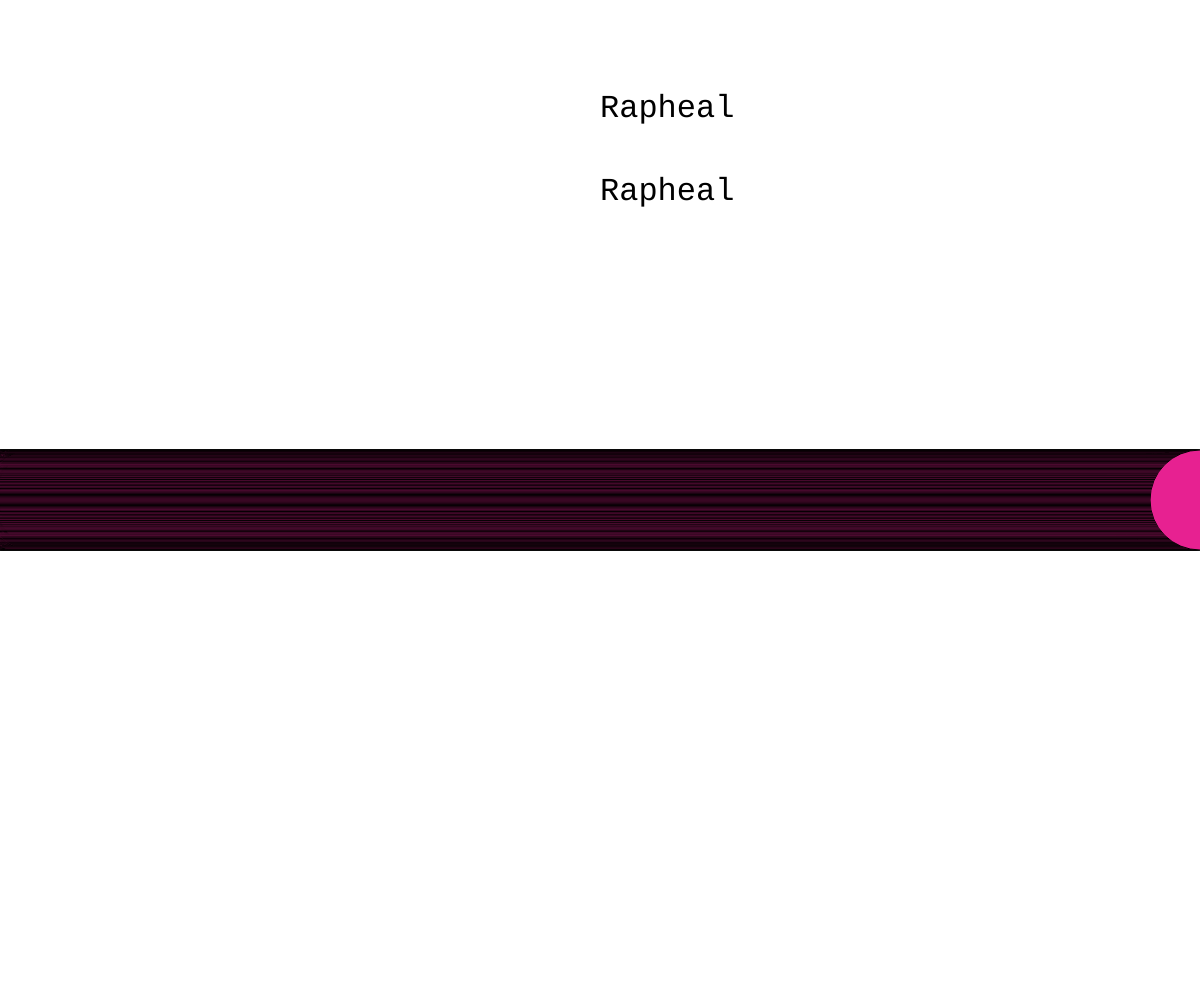
Frame 1 (no input)
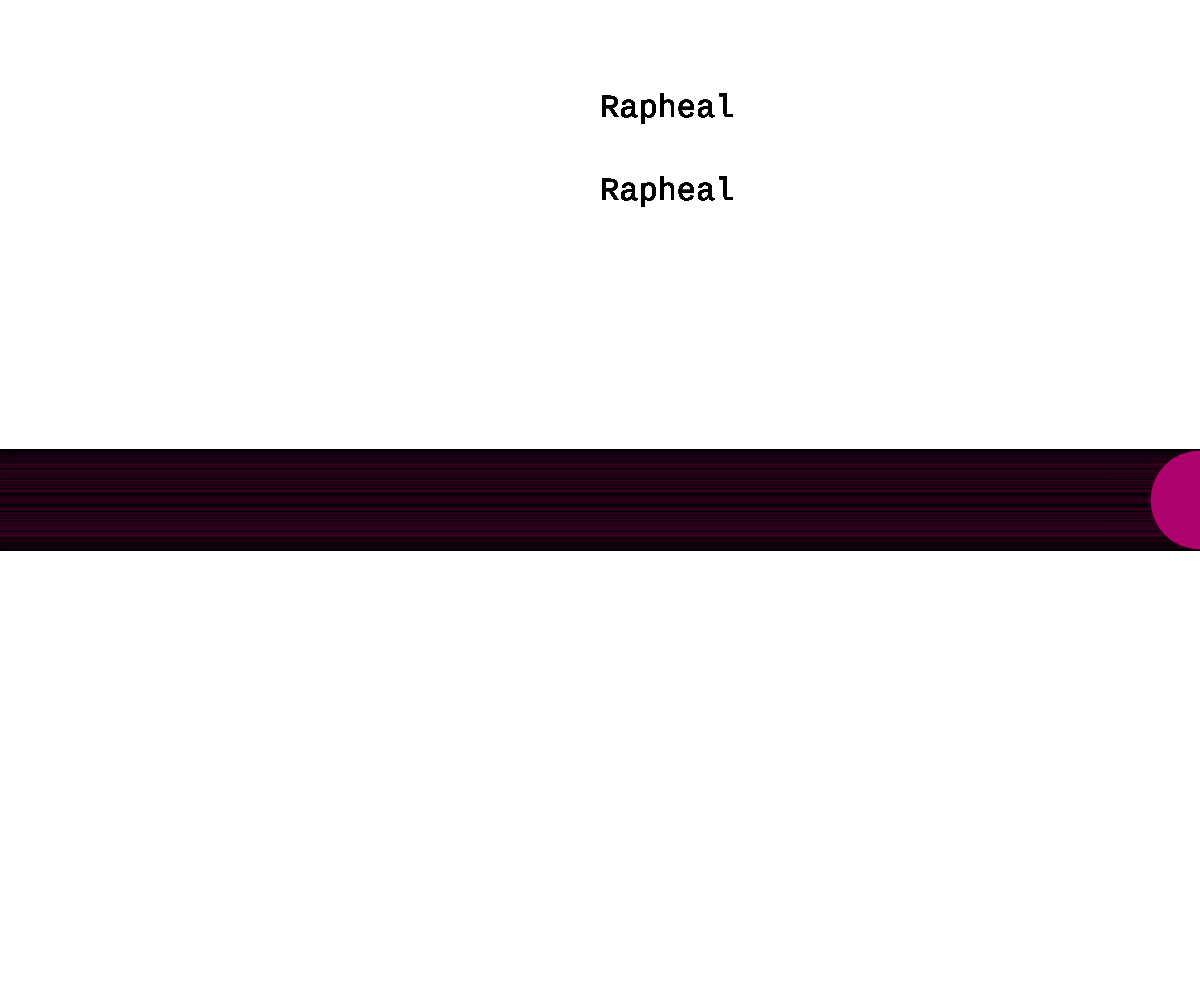
Frame 60 (no input)
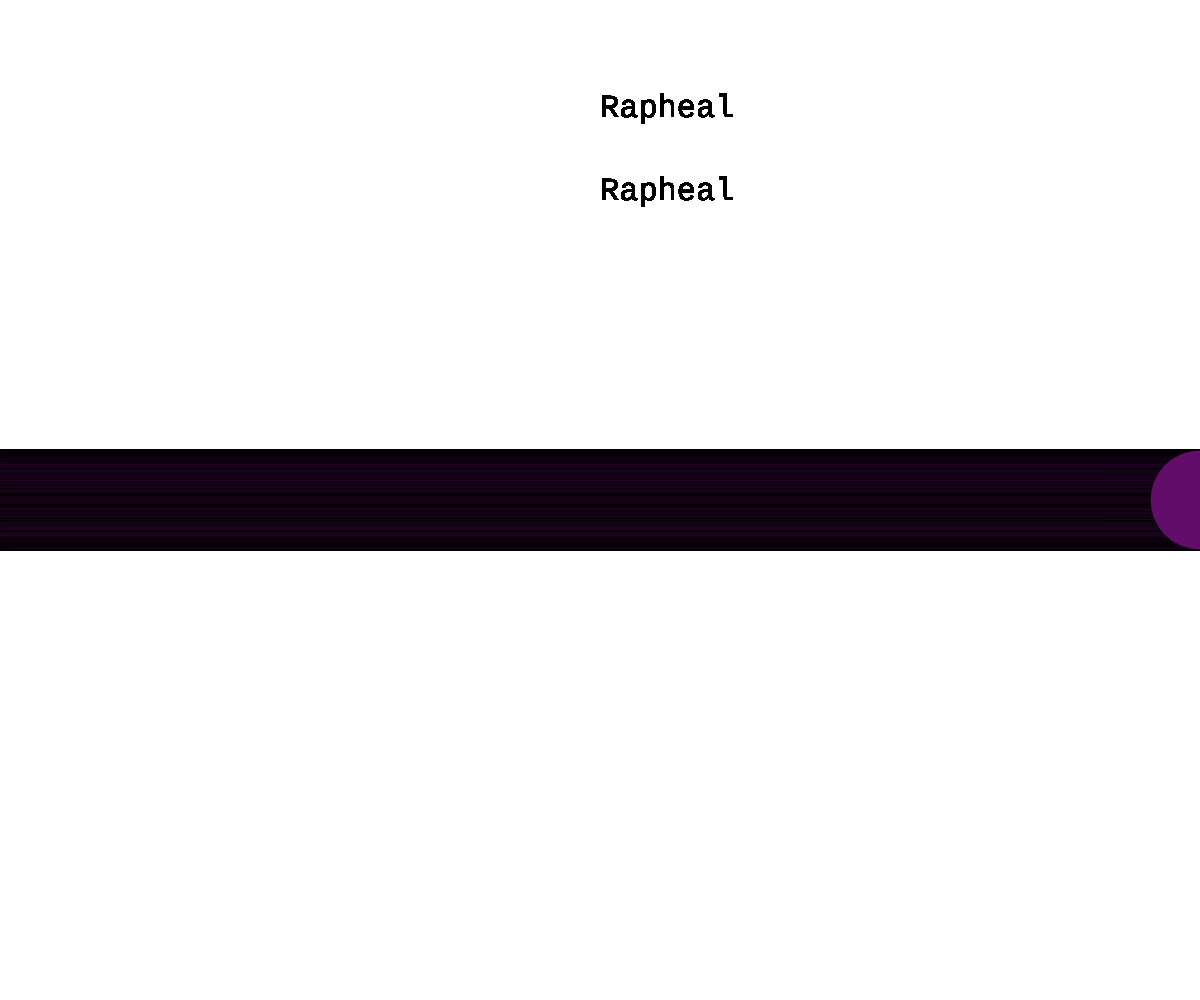
Frame 120 (the mouse pressed at the canvas centre since frame 60)

The p5.js sketch that drew these frames (run headless with seeded random() and noise() and a simulated clock; from frame 60 on, the mouse is pressed at the canvas centre):

// p5.js sketch
// ── sketch.js
// Prrimitive Paint Assignment 
// Rapheal Oki
// 26-09-2023
//
// Extra for Experts:
// - describe what you did to take this project "above and beyond"


function setup() {
  createCanvas(windowWidth, windowHeight);
  background(255);

}

let authorName = "Rapheal";
let action = true;



function generateRandomColor(){
// generate hex format for random colors
  let hex = "#" + Math.floor(Math.random()*16777215).toString(16);
  return hex;
}

function draw() {
  textSize(32);
  textFont("Courier New");
  fill(0);
  text(authorName, width/2, (height/4) - 50);
  text(authorName, width/2, (height/6) - 50);
  autonomousArt()
  
}


function keyTyped() {
  // Drawing rectangle
  if (key === "a") {
    fill(generateRandomColor());
    rect(mouseX,mouseY,50,50);
  }

  if (key === "s") {
    fill(generateRandomColor());
    ellipse(mouseX,mouseY, 100);
  }

  if (key === "d") {
    fill(generateRandomColor());
    triangle(mouseX,mouseY,mouseX+40,mouseY+40,mouseX-40,mouseY+40);
  }
}



function autonomousArt(){
  // Creating a visual element that works independently of the user's interaction
  
  fill(generateRandomColor());
  circle(0, height/2, 100);
  for (let i = 0; i <= width; i++){
    circle(i,height/2, 100);
  }
}
